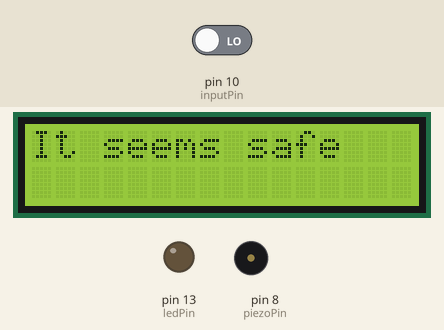
Simulated run of this sketch. Board: Arduino Uno, built with avr-gcc and run on an emulated ATmega328P. Parts: 16×2 character LCD, output pins drawn as LEDs (lit = HIGH), buzzer (waves = sounding). Inputs (shaded band) come from the test bench; at power-on: pin 10 (inputPin) LOW.

Above: at 4.9 s.
5.0 s: pin 10 (inputPin) driven HIGH
At 5.9 s:
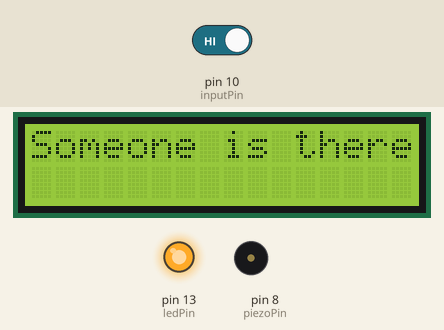
At 6.9 s:
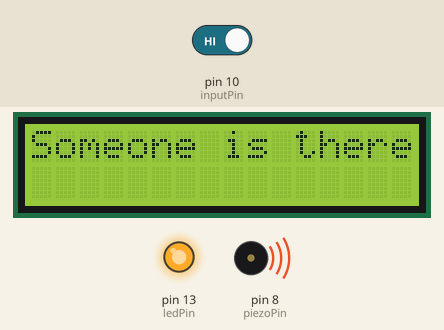
7.5 s: pin 10 (inputPin) driven LOW
At 8.3 s:
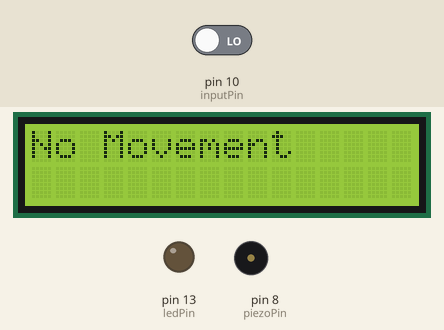
Timing chart, 0 to 10.5 s (numbered marks = the images above; inputs shaded):
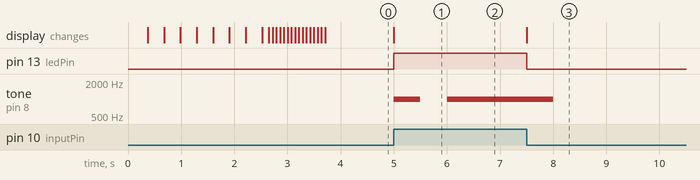

The sketch:

burglar_alarm1.ino
```cpp
// C++ code
//
#include<LiquidCrystal.h>
 LiquidCrystal lcd(12,11,4,5,6,7);
int ledPin = 13;
int inputPin = 10;
int pirState = LOW;
int val = 2;
int piezoPin = 8;

void setup()
{
 lcd.begin(16,2);
  pinMode(ledPin, OUTPUT);
  pinMode(piezoPin, OUTPUT);
  pinMode(inputPin, INPUT);
  lcd.print("Autometrons");
   for (int i = 0; i <= 100; i++){  // you can change the increment value here
    lcd.setCursor(13,0);
    lcd.print(i);
    lcd.print("%");
    delay(25);  //change the delay to change how fast the boot up screen changes
   }
  for (int i = 0; i < 15; i++) {
    lcd.setCursor(i, 2);
    lcd.print("->");
    delay(70);
  }
  lcd.clear();
  lcd.print("It seems safe");
}

void loop()
{

  val = digitalRead(inputPin);
  if(val == HIGH){
   digitalWrite(ledPin, HIGH);

   digitalWrite(ledPin, HIGH);
    tone (piezoPin, 1000, 500);

    if(pirState == LOW){
      lcd.setCursor(0,0);
      lcd.clear();
     lcd.print("Someone is there");
      delay(1000);
      pirState = HIGH;
    }
        } else{
          digitalWrite(ledPin, LOW);

          if(pirState == HIGH){
            lcd.setCursor(0,1);
            lcd.clear();
           lcd.print("No Movement");
            delay(1000);
            pirState = LOW;
          }
        }
}
```

Measured:
- after the input at 5.0 s, pin 13 (ledPin): LOW → HIGH at once; tone on pin 8 (piezoPin): silent → 1000 Hz at once, → silent 0.50 s later, → 1000 Hz 0.50 s later; the display: changes at once (image 1)
- after the input at 7.5 s, pin 13 (ledPin): HIGH → LOW at once; tone on pin 8 (piezoPin): 1000 Hz → silent after 0.50 s; the display: changes at once (image 3)
